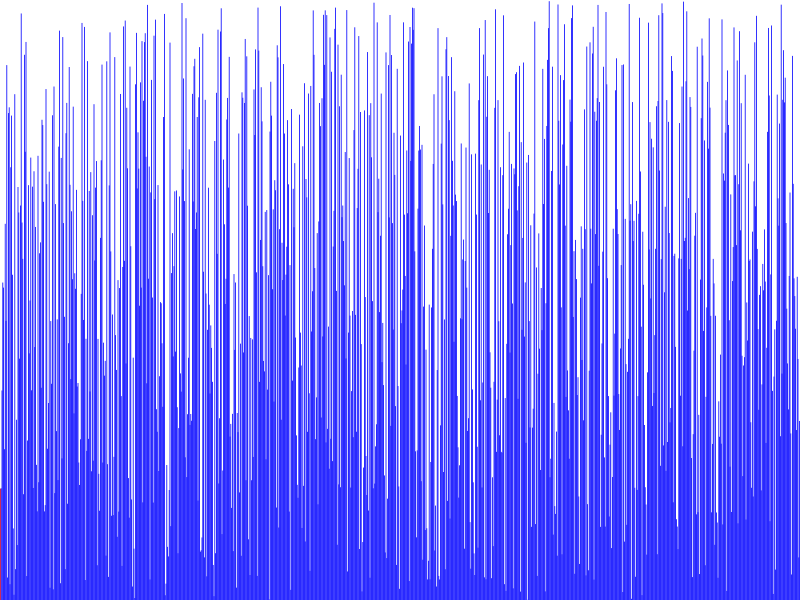
Frame 1 (no input)
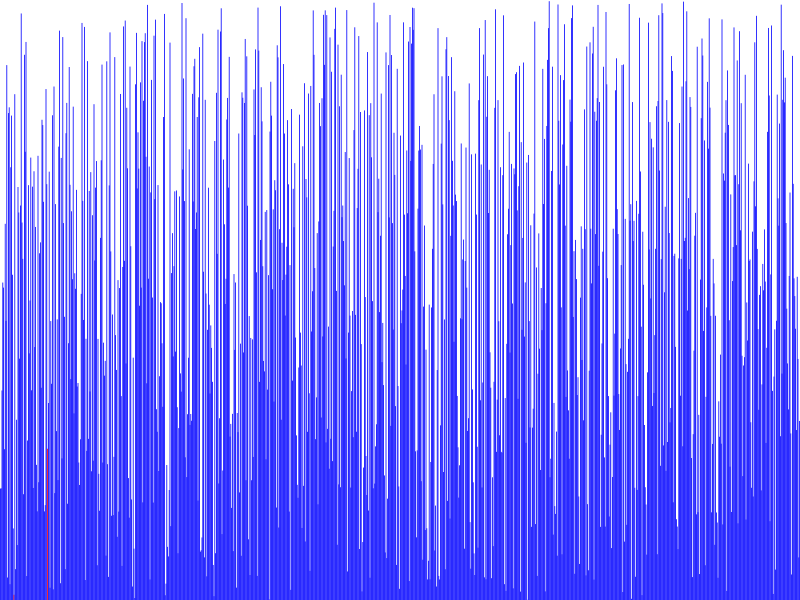
Frame 60 (the mouse pressed at the canvas centre just before this capture)
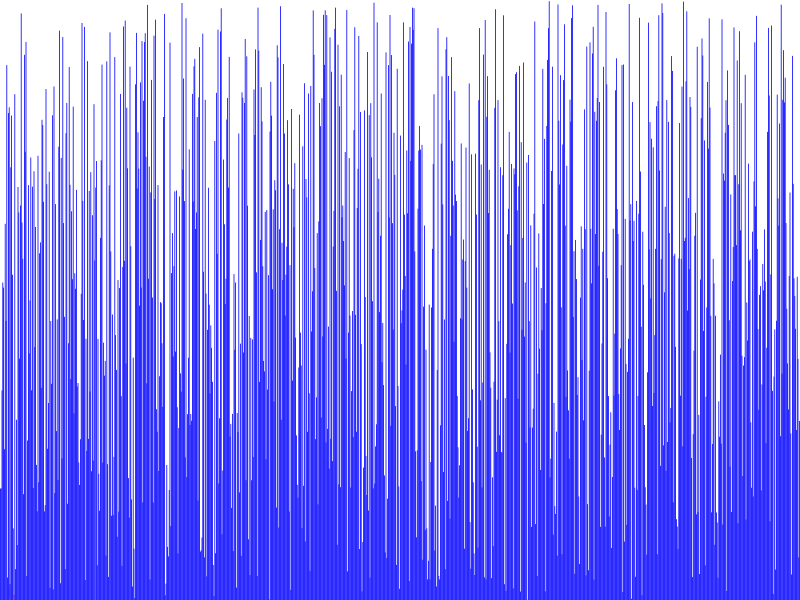
Frame 120 (the mouse held since frame 60 and released just before this capture)

The Processing sketch that drew these frames (run headless with seeded random() and noise(); from frame 60 on, the mouse is pressed at the canvas centre):

// Processing sketch: Sorting
// ── Sorting.pde
import java.util.Random;

int[] nums;
int howMany = 1_000;
int maxNum = 1_000_000;

float screenWidth = 800;
float screenHeight = 600;

void setup() {
  size(800, 600);
  
  // Give us a random object
  Random rand = new Random();
  // Fill the array with random things
  nums = new int[howMany];
  for (int i = 0; i < howMany; i++) {
    nums[i] = rand.nextInt(maxNum);  
  }
}

void draw() {
  frameRate(600);
  selectionSort();
  //insertionSort();
}

int s_i = 0;
int s_beg_i = 0;
int s_smallestIdx = 0;
void selectionSort() {
  if (s_beg_i >= nums.length) {
    return; 
  }
  if (s_i == nums.length - 1) {
    // Put the smallest at the beginning
    int temp = nums[s_beg_i];
    drawNums(s_beg_i, s_smallestIdx);
    nums[s_beg_i] = nums[s_smallestIdx];
    nums[s_smallestIdx] = temp;
    drawNums(s_beg_i, s_smallestIdx);
    s_beg_i++;
  
    // then restart
    s_smallestIdx = s_beg_i;
    s_i = s_beg_i + 1;
  }
  // Draw one step
  drawNums(s_i, s_smallestIdx);
  if (nums[s_i] < nums[s_smallestIdx]) {
    s_smallestIdx = s_i;
  }
  // Go to the next step
  s_i++;
  /*
  // Find the smallest element after position s_i
  int smallestIdx = s_cur_i;
  for (int i = s_cur_i; i < nums.length; i++) {
    //drawNums(smallestIdx, i);
    if (nums[i] < nums[smallestIdx]) {
      smallestIdx = i;
      drawNums(i, -1);
    }
  }
  // Put the smallest at the beginning
  int temp = nums[s_cur_i];
  drawNums(s_cur_i, smallestIdx);
  nums[s_cur_i] = nums[smallestIdx];
  nums[smallestIdx] = temp;
  drawNums(s_cur_i, smallestIdx);
  s_cur_i++;
  */
}

//int i_i = 0;
int i_beg_i = 1;
int i_j = 0;
void insertionSort() {
  // If I'm finished, quit.
  if (i_beg_i >= nums.length) {
    return; 
  }
  if (i_j == 0 || nums[i_j-1] <= nums[i_j]) {
    i_beg_i++;
    i_j = i_beg_i - 1;
  }
  drawNums(i_j-1, i_j); 
  // Swap them
  int temp = nums[i_j];
  nums[i_j] = nums[i_j - 1];
  nums[i_j - 1] = temp;
  i_j--;
  /*
  int j = i_beg_i - 1;
  while (j > 0 && nums[j-1] > nums[j]) {
    drawNums(j-1, j);
    // Swap them
    int temp = nums[j];
    nums[j] = nums[j - 1];
    nums[j - 1] = temp;
    j--;
  }
  */
}

void drawNums(int id1, int id2) {
  background(255);
  noStroke();
  float rectWidth = screenWidth / nums.length;
  for (int i = 0; i < nums.length; i++) {
    // If we're looking at it, set it to be red
    if (i == id1 || i == id2) {
      fill(255, 0, 0); 
    } else {
      // Otherwise, set it to be blue.
      fill(0, 0, 255); 
    }
    rect(i * rectWidth,
         screenHeight - (float)nums[i]/maxNum * screenHeight,
         rectWidth, (float)nums[i]/maxNum * screenHeight);
  }
}
